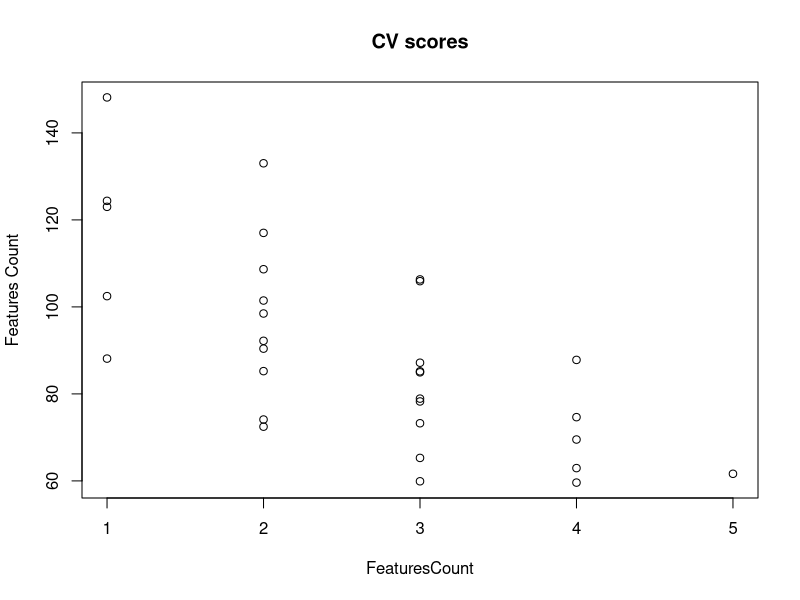

The R source for this figure:
library(ggplot2)
x = swiss[,-1]
y = as.matrix(swiss[,1])

linear_regression = function(X,Y)
{
  X = cbind(1,X)
  beta = solve(t(X) %*% X) %*% t(X) %*% Y
  return(beta)
}

cv = function(X,Y,Nfolds)
{
  n = length(Y)
  p = ncol(X)
  Nfeat = 2^p-1
  set.seed(12345)
  ind=sample(n,n)
  X = as.matrix(X[ind,])
  Y = as.matrix(Y[ind,])
  Features = list()
  MSE = numeric()
  FeaturesCount = numeric()
  Features = character()
  count = 1
  for (i in 1:ncol(X))
  {
    t = combn(1:ncol(X), i)
    
    for (j in 1:ncol(t)) 
    {
      col_combinations = t[,j]
      SSE = 0
      groupSize = n/Nfolds
      startingIndex = 1
      for (k in 1:Nfolds)
      {
        endingIndex =1
        if(k == Nfolds)
        {
          endingIndex =  nrow(X)
        }
        else
        {
          endingIndex = startingIndex + groupSize
        }
        training_data = X[-c(startingIndex:endingIndex),col_combinations]
        
        testing_data = cbind(1,X[c(startingIndex:endingIndex),col_combinations])
        
        model = linear_regression(training_data,Y[-c(startingIndex:endingIndex),])
        
        fitted_data = testing_data %*% model
        
        SSE = SSE + sum((Y[c(startingIndex:endingIndex),] - fitted_data)^2)
        
        startingIndex = startingIndex + groupSize + 1
      }
      
      MSE[count] = SSE/n
      FeaturesCount[count] = length(col_combinations)
      Features[count] = paste( colnames(X[,col_combinations]),collapse = ",")
      count = count + 1
    }
  }
plot(x = FeaturesCount,y = MSE, main = "CV scores",ylab = "Features Count")
m = which.min(MSE)
return(list("CV" = MSE[m],
            "Features" = Features[m],
            "Features Count" = FeaturesCount[m]))
}
cv(x,y,5)

